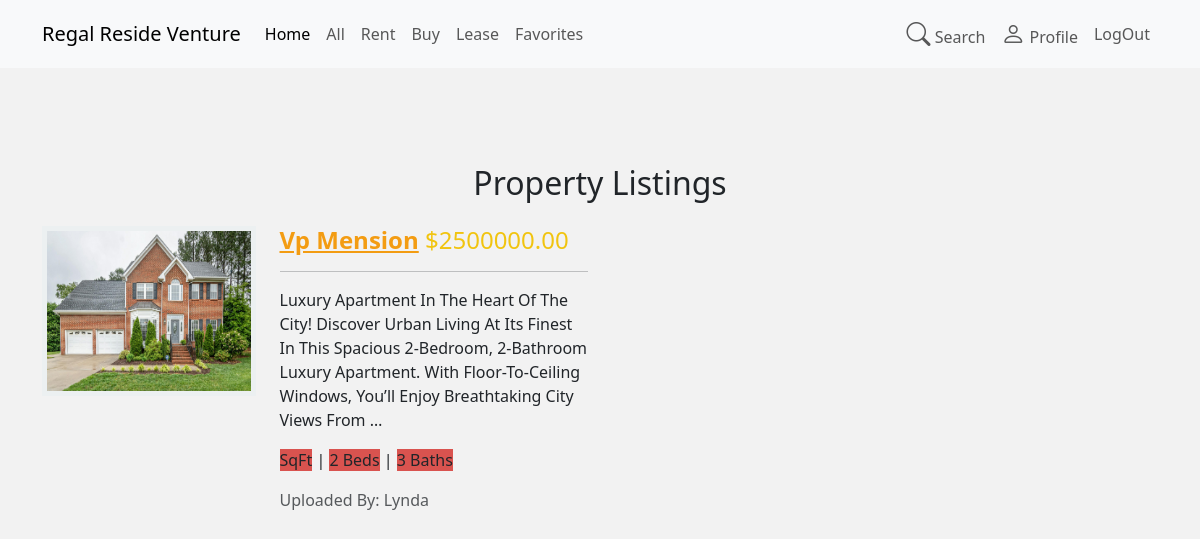
/users/property/, run on the app's committed database.
### adminpanel/models.py (models this page shows, shortened)
class Listing(models.Model):
    PROPERTY_TYPE = [
        ('House', 'House'),
        ('Apartment', 'Apartment'),
        ('Condo', 'Condo'),
    ]
    LISTING_TYPE = [
        ('Rent', 'Rent'),
        ('Sale', 'Sale'),
        ('Lease', 'Lease')
    ]
    title = models.CharField(max_length=200)
    description = models.TextField()
    price = models.DecimalField(max_digits=10, decimal_places=2)
    location = models.CharField(max_length=200)
    property_type = models.CharField(max_length=50, choices=PROPERTY_TYPE)
    listing_type = models.CharField(max_length=10, choices=LISTING_TYPE, null=True)
    bedrooms = models.IntegerField()
    bathrooms = models.IntegerField()
    square_feet = models.IntegerField()
    image = models.ImageField(upload_to='listing/')
    listing_date = models.DateTimeField(auto_now_add=True)
    agent = models.ForeignKey(Profile, on_delete=models.CASCADE)
    is_active = models.BooleanField(default=True)

class Profile(models.Model):
    user = models.OneToOneField(User, on_delete=models.CASCADE)
    name = models.CharField(max_length=100, blank=True, null=True)
    email = models.EmailField(blank=True, null=True)
    phone = models.CharField(max_length=15, blank=True, null=True)
    about = models.TextField(blank=True, null=True)
    profile_image = models.ImageField(upload_to='profile_images/', blank=True, null=True)
    id_proof = models.FileField(upload_to='id_proofs/', blank=True, null=True)
    saved_search = models.JSONField(blank=True, null=True)
    is_agent = models.BooleanField(default=False)
    is_active = models.BooleanField(default=True)

### users/views.py (the view)
# urls.py: path('property/',all_property,name='propertys'),
def all_property(request):
    properties = Listing.objects.filter(agent__isnull=False, is_active=True)
    return render(request, 'users/propertys.html', {'properties': properties})

### users/templates/users/propertys.html (shortened to what this page needs)
{% extends 'users/users_base.html' %}
{% load static %}
{% block content %}
<div class="container mt-5 pt-5 text-capitalize align-items-center">
    <h2 class="mb-4 text-center">Property Listings</h2>
    <div class="row bootstrap snippets bootdeys" id="property-list">
        {% for property in properties %}
        <div class="col-md-6 col-sm-6 col-xs-12">
            <div class="panel">
                <div class="panel-body">
                    <div class="row">
                        <div class="col-sm-5">
                            <a href="{% url 'users:view_property' property.id %}">
                                <img src="{{ property.image.url }}" class="img-responsive medium-photo" alt="{{ property.title }}">
                            </a>
                        </div>
                        <div class="col-sm-7">
                            <h4 class="title-real-estates">
                                <strong><a href="{% url 'users:view_property' property.id %}">{{ property.title }}</a></strong>
                                <span class="pull-right">${{ property.price }}</span>
                            </h4>
                            <hr>
                            <p>{{ property.description|truncatewords:30 }}</p>
                            <p>
                                <span class="label label-danger">{{ property.size }} SqFt</span> |
                                <span class="label label-danger">{{ property.bedrooms }} Beds</span> |
                                <span class="label label-danger">{{ property.bathrooms }} Baths</span>
                            </p>
                            <p class="text-muted">Uploaded by: {{ property.agent.user.username  }}</p>
                        </div>
                    </div>
                </div>
            </div>
        </div>
        {% empty %}
        <div class="col-12">
            <p>No properties found.</p>
        </div>
        {% endfor %}
    </div>
</div>
{% endblock %}

### users/templates/users/propertys.html (style rules this page uses)
body { background-color: #f2f2f2; }
.panel { border-color: #fff; }
#property-list img { width: 100%; height: 170px; border: 5px solid #ecf0f1; margin-bottom: 7px; }
.label-danger { background-color: #d9534f; }
#property-list h4.title-real-estates a { color: #f39c12; }
#property-list h4 span { color: #f1c40f; }

### data on the page
Listing: image (picture), title "Vp Mension", price "2500000.00", description "Luxury Apartment In The Heart Of The City! Discover Urban Living At Its Finest In This Spacious 2-Bedroom, 2-Bathroom Luxury Apartment. With Floor-To-Ceiling Windows, You’ll Enjoy Breathtaking City Views From …", bedrooms "2", bathrooms "3", agent.user.username "Lynda"
